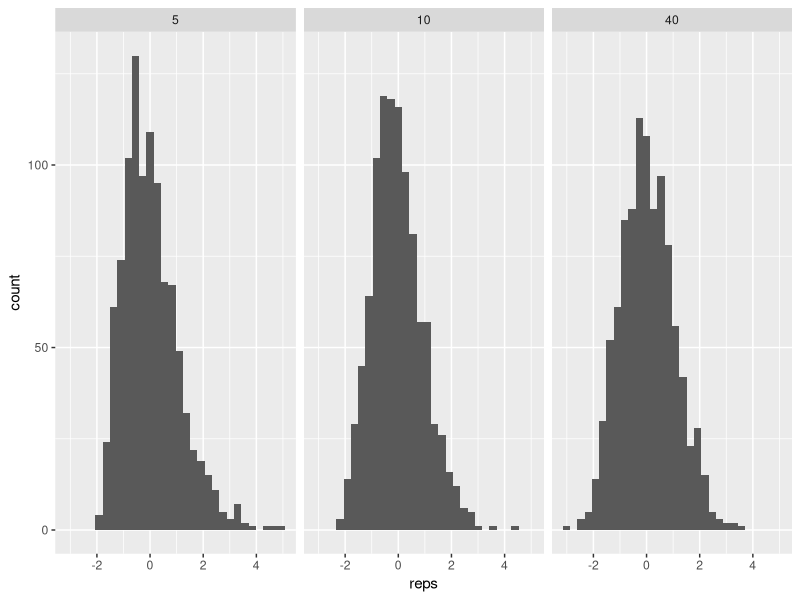

This chart was generated by the following R code:
## ---- chunk 1
knitr::opts_chunk$set(echo = TRUE)

require(ggplot2);
## ---- chunk 2
Nrep <- 1000;
nvals <- c(5,10,40);
lambda <- 1/5; # True rate parameter in the exponential.
truemean <- 1/lambda; # Mean of exp is 1/rate
truevar <- 1/lambda**2; # var of exp is 1/rate^2.

# We will store our results in a data frame with columns
# reps : Each entry is a centered, scaled sample mean.
# n : the sample size (= 20, 50, 100)
nvec <- rep( nvals, each=Nrep );
reps <- rep(NA,Nrep*length(nvals));
results <- data.frame('n'=as.factor(nvec), 'reps'=reps);

# Now let's run our experiment
for (n in nvals) {
  centered_scaled <- rep(NA, Nrep);
  for ( i in 1:Nrep ) { # Repeat expt Nrep times for this n value.
    sample <- rexp(n=n, rate=lambda);
    centered_scaled[i] <- (mean(sample) - truemean)/sqrt(truevar/n);
  }
  results[results$n==n,]$reps <- centered_scaled;
}

# Now let's plot, with one histogram for each of those n values.
pp <- ggplot( results, aes(x=reps) );
pp <- pp + geom_histogram( aes() );
pp <- pp+ facet_wrap(~n);
pp
## ---- chunk 3
ptrue <- 0.8; # 80% of widgets are functional.
n <- 200; # We'll examine 200 widgets.

data <- rbinom(1, size=n, p=ptrue);
## ---- chunk 4
compute_phat <- function( sample ) {
  
  #TODO: code goes here.
  
  # You'll call this like compute_phat( data ), where data is
  # like the variable data in the code block above.
  # Your function should return a single number, ideally between 0 and 1, since it is supposed to be an estimate of probability p.
  
}

## ---- chunk 5
resample_and_estimate <- function( phat, nsamp ) {
  
  #TODO: write code that
  
  # 1) Samples from a Binomial with success probabikity phat and size nsamp (phat will be our estimate based on data, nsamp is the size parameter, which we know)
  
  # 2) Compute an estimate of p from that new sample (i.e, by taking the sample mean.)
  
  # 3) Return that estimate. Something like 'return sample_mean'
}
## ---- chunk 6
Nrep <- 100; # Feel free to increase this once you are confident your code works!
replicates <- rep(NA, Nrep); # Store replicates here.

# Just repeating this code from above to remind us of the true params.
ptrue <- 0.8; # 80% of widgets are functional.
n <- 200; # We'll examine 200 widgets.
data <- rbinom(1, size=n, p=ptrue);

# TODO: add a line of code here to get an estimate for ptrue (e.g, using a function you defined above)

for ( i in 1:Nrep) {
  replicates[i] <- NA # TODO: fix this to store a single replicate!
}
## ---- chunk 7
# TODO: use the quantile() function to get a CI from the variable replicates.

## ---- chunk 8
# Number of experiments, which we call "trials" below and in lecture
Nexpt <- 100; # Increase this once you are sure your code works.

ptrue_in_CI <- rep(NA, Nexpt);

for( i in 1:Nexpt ) {
  # TODO: Call a function here that computes a CI, like run_trial from lecture
  
  ptrue_in_CI[i] <- NA #TODO: update this to be a Boolean that says whether or not ptrue was in the CI on this trial.
}

sum(ptrue_in_CI)/Nexpt; # Compute how many of the trials managed to "catch" ptrue.
